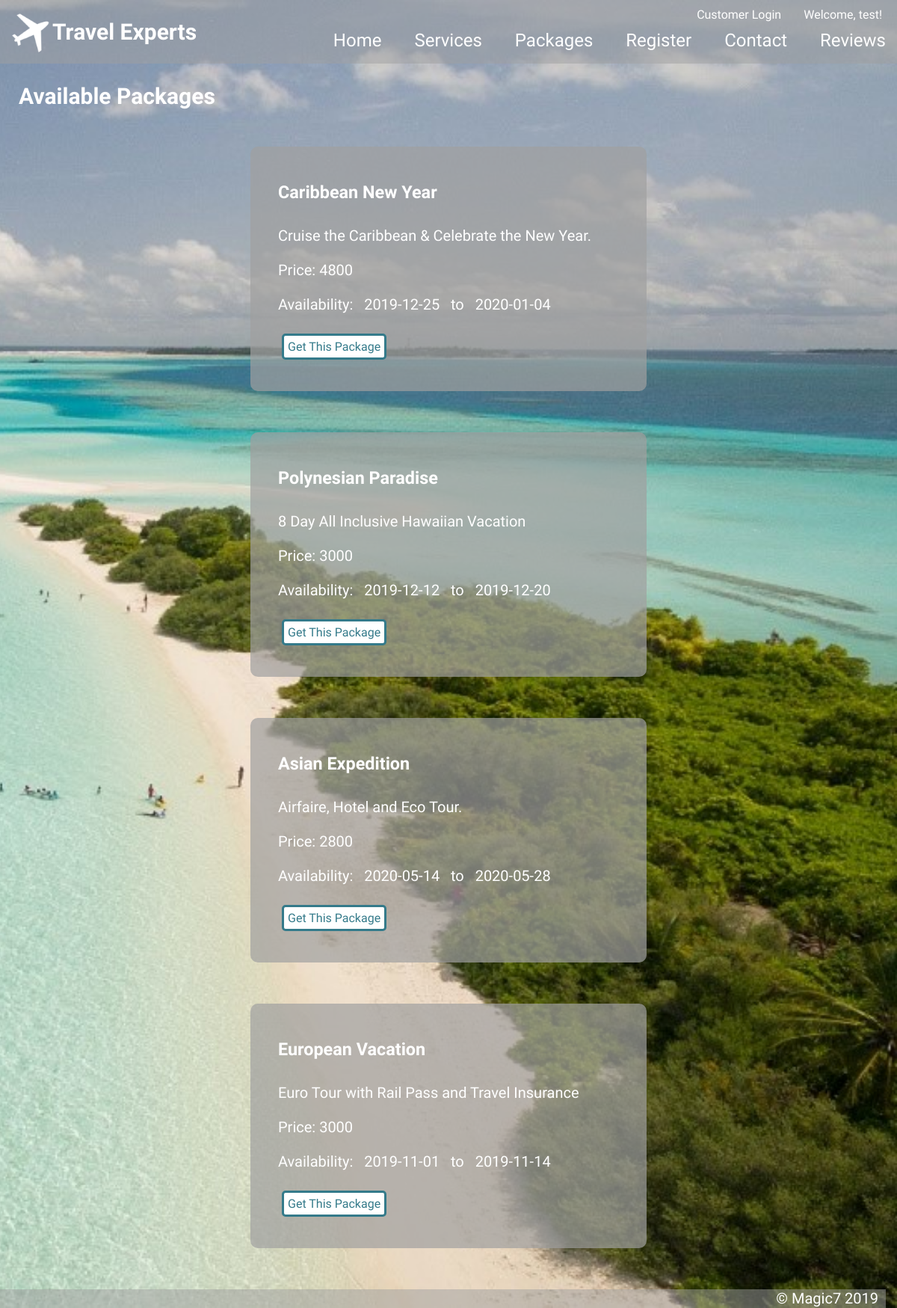
Page /packages.php (signed in) on the committed database.
### tables this page shows
CREATE TABLE `packages` (
  `PackageId` int(11) NOT NULL,
  `PkgName` varchar(50) NOT NULL,
  `PkgStartDate` date DEFAULT NULL,
  `PkgEndDate` date DEFAULT NULL,
  `PkgDesc` varchar(50) DEFAULT NULL,
  `PkgBasePrice` decimal(19,0) NOT NULL,
  `PkgAgencyCommission` decimal(19,4) DEFAULT NULL
);

### packages.php (the view, shortened to what this page needs)
<?php
$host="localhost";
$user="root";
$password="";
$db="travelexperts";
$connect=mysqli_connect($host,$user,$password,$db);
$query="SELECT * FROM packages  WHERE PkgStartDate>= NOW();";
$result=mysqli_query($connect,$query);
include_once("header.php");
?>
  <body>
    <?php
    include_once("menu.php");
    ?>
  <div class="contain">
    <div id="packages">
    	<h2>Available Packages</h2>
      <ul>
      	<?php
      		while($rows=mysqli_fetch_assoc($result))
      		{
      	?>
        <li class="eachpackage">
          <table>
            <tr><td><h3><?php echo $rows['PkgName']; ?></h3></td></tr>
            <tr><td><?php echo $rows['PkgDesc'];?></td></tr>
            <tr><td>Price: <?php echo $rows['PkgBasePrice']; ?></td></tr>
            <tr><td>Availability: &nbsp; <?php echo $rows['PkgStartDate']; ?> &nbsp; to &nbsp; <?php echo $rows['PkgEndDate']; ?></td></tr>
    				<tr><td><button id=<?php echo ($rows['PkgName']); ?> onclick='checkoutConfirm(this.id)'>Get This Package</button></td></tr>
          </table>
        <?php
        		}
        ?>
        </li>
      </ul>
    </div>
  </div>
  </body>
	<?php
	  include_once("footer.php");
	?>

### style.css (style rules this page uses)
* { margin: 0; padding: 0; font-family: 'Arsenal', sans-serif; }
body { width: 100vw; overflow-x: hidden; background: url('images/beach.jpg'); background-attachment: fixed; background-position: top right; background-size: cover; }
.contain { text-align: center; min-height: 100vh; margin-top: 85px; padding-top: 1px; margin-bottom:0; }
#packages { margin: 25px; font-size: 20px; color: white; }
#packages h2 { margin-bottom: 25px; width: 100%; text-align: left; }
.eachpackage { list-style: none; text-align: left; width: 40vw; margin: 25px; padding: 25px; background: rgba(160, 160, 160, 0.7); border-radius: 10px; display: inline-block; }
.eachpackage h3 { margin: 10px 0; }
.eachpackage td { padding: 10px; }
.eachpackage button { cursor: pointer; padding: 5px; margin: 5px; color: #347A8A; background-color: white; color: #347A8A; border: solid 3px #347A8A; border-radius: 5px; font-size: 16px; }

### rows in the picture
packages: PkgName "Caribbean New Year", PkgDesc "Cruise the Caribbean & Celebrate the New Year.", PkgBasePrice "4800", PkgStartDate "2019-12-25", PkgEndDate "2020-01-04"
packages: PkgName "Polynesian Paradise", PkgDesc "8 Day All Inclusive Hawaiian Vacation", PkgBasePrice "3000", PkgStartDate "2019-12-12", PkgEndDate "2019-12-20"
packages: PkgName "Asian Expedition", PkgDesc "Airfaire, Hotel and Eco Tour.", PkgBasePrice "2800", PkgStartDate "2020-05-14", PkgEndDate "2020-05-28"
packages: PkgName "European Vacation", PkgDesc "Euro Tour with Rail Pass and Travel Insurance", PkgBasePrice "3000", PkgStartDate "2019-11-01", PkgEndDate "2019-11-14"

### other values in the picture
$_SESSION[AgtUserID] "test"
